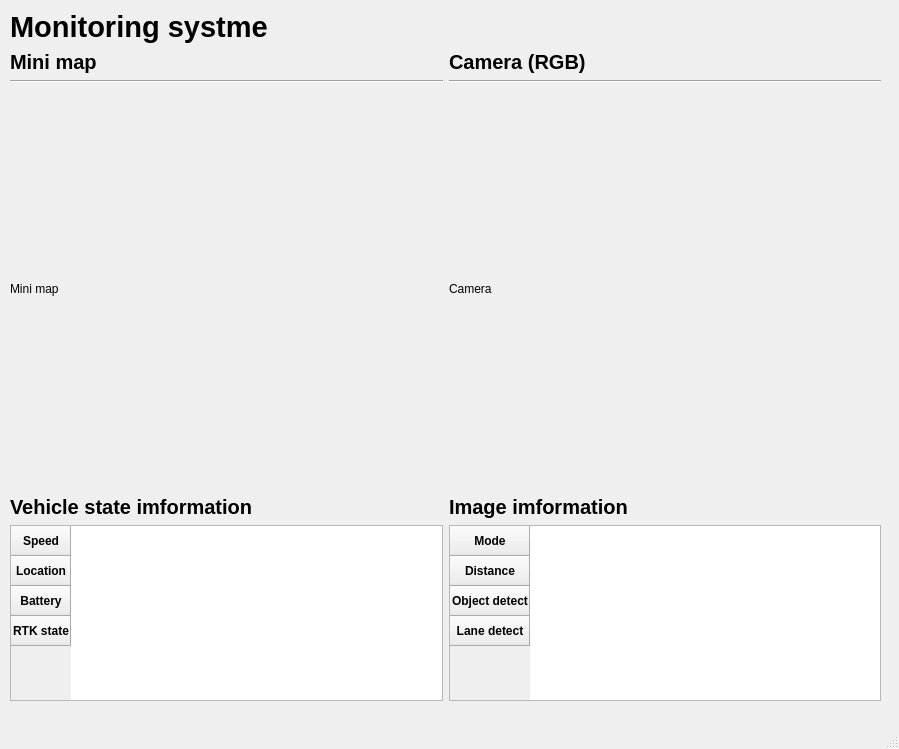
<?xml version="1.0" encoding="UTF-8"?>
<ui version="4.0">
 <class>MainWindow</class>
 <widget class="QMainWindow" name="MainWindow">
  <property name="geometry">
   <rect>
    <x>0</x>
    <y>0</y>
    <width>899</width>
    <height>749</height>
   </rect>
  </property>
  <property name="windowTitle">
   <string>MainWindow</string>
  </property>
  <widget class="QWidget" name="centralwidget">
   <widget class="QWidget" name="gridLayoutWidget">
    <property name="geometry">
     <rect>
      <x>10</x>
      <y>10</y>
      <width>871</width>
      <height>691</height>
     </rect>
    </property>
    <layout class="QGridLayout" name="gridLayout">
     <item row="4" column="1">
      <widget class="QLabel" name="camera">
       <property name="sizePolicy">
        <sizepolicy hsizetype="Fixed" vsizetype="Fixed">
         <horstretch>0</horstretch>
         <verstretch>0</verstretch>
        </sizepolicy>
       </property>
       <property name="minimumSize">
        <size>
         <width>400</width>
         <height>400</height>
        </size>
       </property>
       <property name="text">
        <string>Camera</string>
       </property>
      </widget>
     </item>
     <item row="0" column="0">
      <widget class="QLabel" name="title">
       <property name="font">
        <font>
         <pointsize>22</pointsize>
         <weight>75</weight>
         <bold>true</bold>
        </font>
       </property>
       <property name="text">
        <string>Monitoring systme</string>
       </property>
      </widget>
     </item>
     <item row="3" column="0">
      <widget class="Line" name="line_2">
       <property name="orientation">
        <enum>Qt::Horizontal</enum>
       </property>
      </widget>
     </item>
     <item row="2" column="1">
      <widget class="QLabel" name="label_5">
       <property name="font">
        <font>
         <pointsize>15</pointsize>
         <weight>75</weight>
         <bold>true</bold>
        </font>
       </property>
       <property name="text">
        <string>Camera (RGB)</string>
       </property>
      </widget>
     </item>
     <item row="7" column="1">
      <widget class="QTableWidget" name="image_information">
       <property name="mouseTracking">
        <bool>false</bool>
       </property>
       <property name="autoScroll">
        <bool>true</bool>
       </property>
       <row>
        <property name="text">
         <string>Mode</string>
        </property>
        <property name="font">
         <font>
          <weight>75</weight>
          <bold>true</bold>
         </font>
        </property>
        <property name="textAlignment">
         <set>AlignCenter</set>
        </property>
       </row>
       <row>
        <property name="text">
         <string>Distance</string>
        </property>
        <property name="font">
         <font>
          <weight>75</weight>
          <bold>true</bold>
         </font>
        </property>
        <property name="textAlignment">
         <set>AlignCenter</set>
        </property>
       </row>
       <row>
        <property name="text">
         <string>Object detect</string>
        </property>
        <property name="font">
         <font>
          <weight>75</weight>
          <bold>true</bold>
         </font>
        </property>
        <property name="textAlignment">
         <set>AlignCenter</set>
        </property>
       </row>
       <row>
        <property name="text">
         <string>Lane detect</string>
        </property>
        <property name="font">
         <font>
          <weight>75</weight>
          <bold>true</bold>
         </font>
        </property>
        <property name="textAlignment">
         <set>AlignCenter</set>
        </property>
       </row>
      </widget>
     </item>
     <item row="5" column="0">
      <widget class="QLabel" name="label">
       <property name="font">
        <font>
         <pointsize>15</pointsize>
         <weight>75</weight>
         <bold>true</bold>
        </font>
       </property>
       <property name="text">
        <string>Vehicle state imformation</string>
       </property>
      </widget>
     </item>
     <item row="4" column="0">
      <widget class="QLabel" name="minimap">
       <property name="sizePolicy">
        <sizepolicy hsizetype="Fixed" vsizetype="Fixed">
         <horstretch>0</horstretch>
         <verstretch>0</verstretch>
        </sizepolicy>
       </property>
       <property name="minimumSize">
        <size>
         <width>400</width>
         <height>400</height>
        </size>
       </property>
       <property name="frameShadow">
        <enum>QFrame::Plain</enum>
       </property>
       <property name="lineWidth">
        <number>1</number>
       </property>
       <property name="text">
        <string>Mini map</string>
       </property>
      </widget>
     </item>
     <item row="5" column="1">
      <widget class="QLabel" name="label_3">
       <property name="font">
        <font>
         <pointsize>15</pointsize>
         <weight>75</weight>
         <bold>true</bold>
        </font>
       </property>
       <property name="text">
        <string>Image imformation</string>
       </property>
      </widget>
     </item>
     <item row="7" column="0">
      <widget class="QTableWidget" name="vehicle_state_information">
       <property name="mouseTracking">
        <bool>false</bool>
       </property>
       <row>
        <property name="text">
         <string>Speed</string>
        </property>
        <property name="font">
         <font>
          <weight>75</weight>
          <bold>true</bold>
         </font>
        </property>
        <property name="textAlignment">
         <set>AlignCenter</set>
        </property>
       </row>
       <row>
        <property name="text">
         <string>Location</string>
        </property>
        <property name="font">
         <font>
          <weight>75</weight>
          <bold>true</bold>
         </font>
        </property>
        <property name="textAlignment">
         <set>AlignCenter</set>
        </property>
       </row>
       <row>
        <property name="text">
         <string>Battery</string>
        </property>
        <property name="font">
         <font>
          <weight>75</weight>
          <bold>true</bold>
         </font>
        </property>
        <property name="textAlignment">
         <set>AlignCenter</set>
        </property>
       </row>
       <row>
        <property name="text">
         <string>RTK state</string>
        </property>
        <property name="font">
         <font>
          <weight>75</weight>
          <bold>true</bold>
         </font>
        </property>
        <property name="textAlignment">
         <set>AlignCenter</set>
        </property>
       </row>
      </widget>
     </item>
     <item row="2" column="0">
      <widget class="QLabel" name="label_4">
       <property name="font">
        <font>
         <pointsize>15</pointsize>
         <weight>75</weight>
         <bold>true</bold>
        </font>
       </property>
       <property name="text">
        <string>Mini map</string>
       </property>
      </widget>
     </item>
     <item row="3" column="1">
      <widget class="Line" name="line_3">
       <property name="orientation">
        <enum>Qt::Horizontal</enum>
       </property>
      </widget>
     </item>
    </layout>
   </widget>
  </widget>
  <widget class="QMenuBar" name="menubar">
   <property name="geometry">
    <rect>
     <x>0</x>
     <y>0</y>
     <width>899</width>
     <height>28</height>
    </rect>
   </property>
  </widget>
  <widget class="QStatusBar" name="statusbar"/>
 </widget>
 <resources/>
 <connections/>
</ui>
